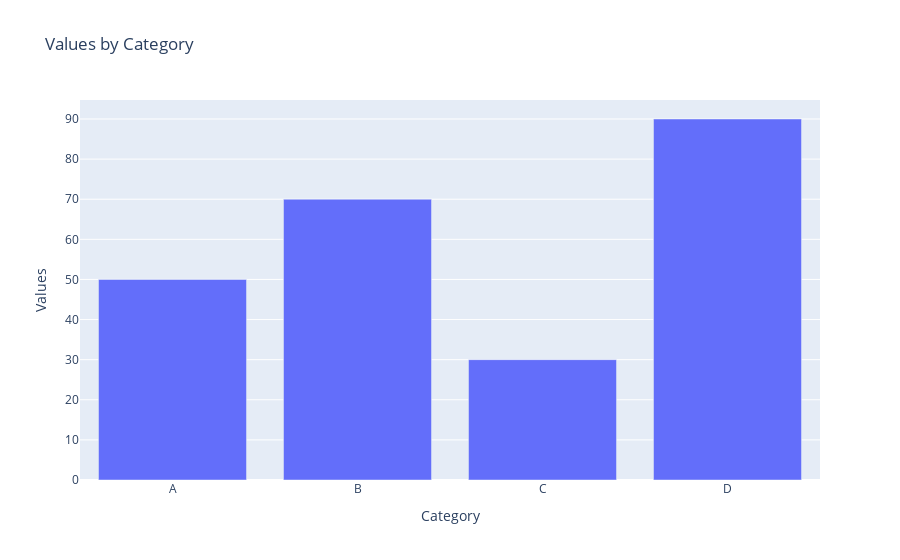

Source (notebook cell):
### Markdown cell above
## 4. Creating a Bar Chart

Bar charts are ideal for comparing quantities across categories. Plotly's bar charts are interactive, allowing users to explore the data in more detail.

### Code cell
# Sample data
data = {
    'Category': ['A', 'B', 'C', 'D'],
    'Values': [50, 70, 30, 90]
}

# Creating a bar chart using Plotly Express
fig = px.bar(data, x='Category', y='Values', title='Values by Category')

# Display the figure
fig.show()

### Figure 1 — Plotly figure (JSON) as saved in the notebook; plotly's stock layout.template omitted (floating-point values rounded to 4 significant figures)
{"data": [{"alignmentgroup": "True", "hovertemplate": "Category=%{x}<br>Values=%{y}<extra></extra>", "legendgroup": "", "marker": {"color": "#636efa", "pattern": {"shape": ""}}, "name": "", "offsetgroup": "", "orientation": "v", "showlegend": false, "textposition": "auto", "type": "bar", "x": ["A", "B", "C", "D"], "xaxis": "x", "y": [50, 70, 30, 90], "yaxis": "y"}], "layout": {"barmode": "relative", "legend": {"tracegroupgap": 0}, "title": {"text": "Values by Category"}, "xaxis": {"anchor": "y", "domain": [0, 1], "title": {"text": "Category"}}, "yaxis": {"anchor": "x", "domain": [0, 1], "title": {"text": "Values"}}}}
